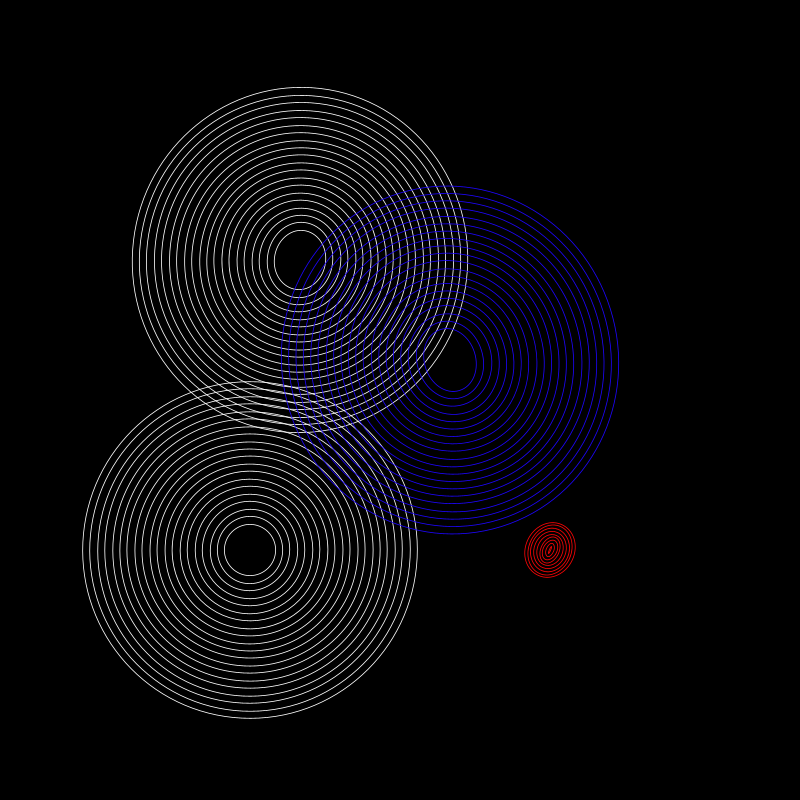
Frame 1 (no input)
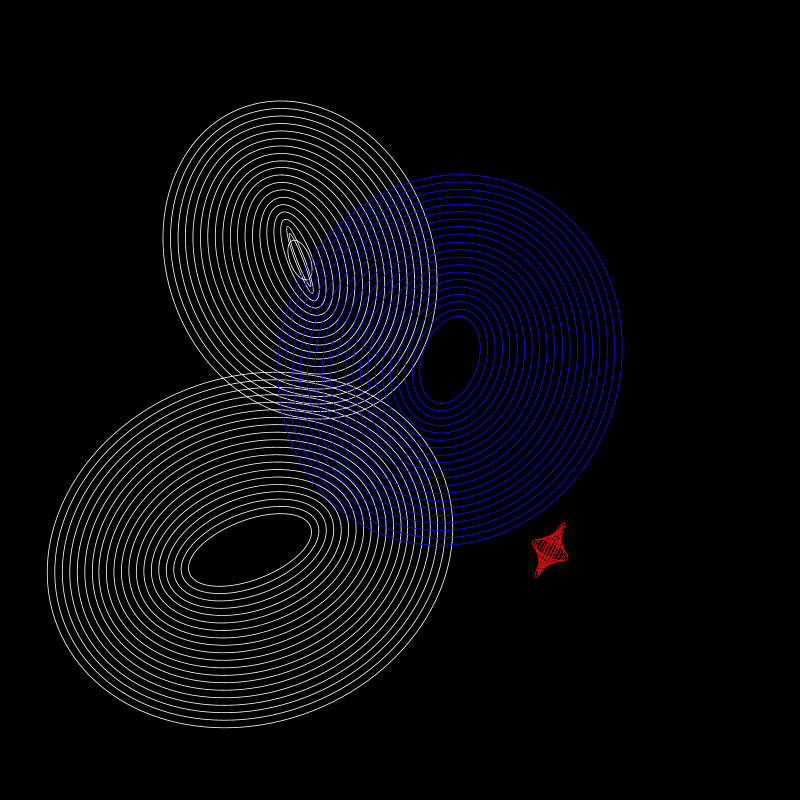
Frame 60 (the mouse pressed at the canvas centre just before this capture)
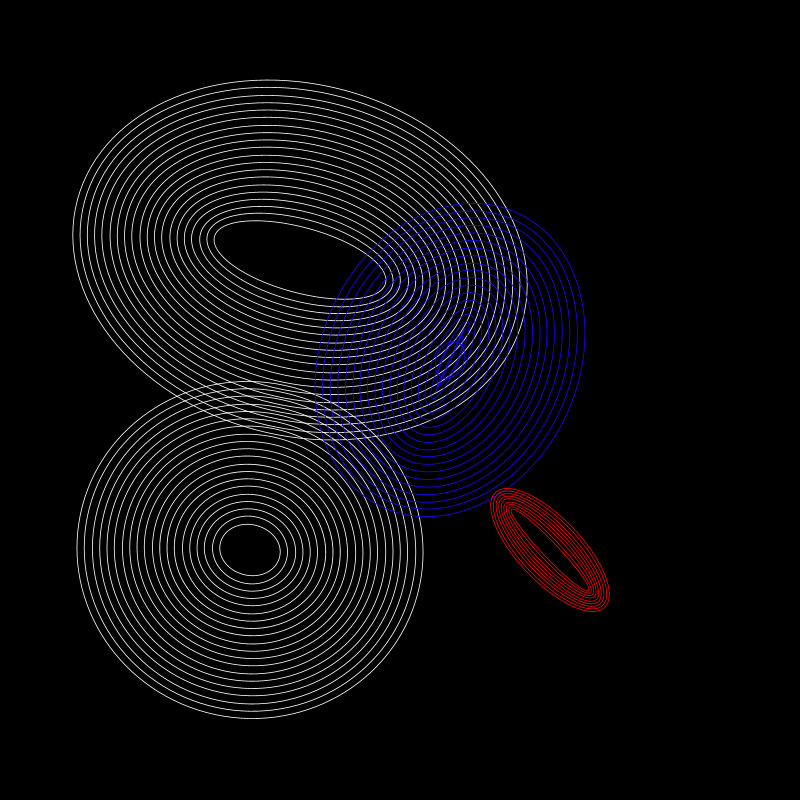
Frame 120 (the mouse held since frame 60 and released just before this capture)

The Processing sketch that drew these frames (run headless with seeded random() and noise(); from frame 60 on, the mouse is pressed at the canvas centre):

// Processing sketch: BoonenVictor_02
// ── BoonenVictor_02.pde

void setup() {
  background(0);
  size(800, 800);

  for (int x = 10; x < 600; x = x + 10) {
    stroke(255);
    strokeWeight(0.5);
    line(10, x, 590, x);
  }
  for (int y = 10; y < 600; y = y + 10) {
    stroke(255);
    strokeWeight(0.1);
    line(y, 10, y, 590);
  }
  //frameRate(10);
}

void draw() {
  //fill(0, 0, 0, 25);
  //rect(0, 0, width, height);
  background(0);

  circles(250, 550, 0.025, 10);
  circles(300, 260, 0.06, 20);
  circles2(450, 360, 0.05, 40);
  circles3(550, 550, 0.06, 20);
}


void circles(float _x, float _y, float _freq, float _ampl) {
  noFill();
  strokeWeight(0.8);
  pushMatrix();
  translate(_x, _y);
  rotate(radians(millis())*0.03);
  
  float s = sin(frameCount*_freq) * _ampl;
  for (int y = 50; y < 350; y = y + 15) { 
        stroke(255);
    ellipse(0, 0, y+s, y+s*8);
}
  popMatrix();
}
void circles2(float _x, float _y, float _freq, float _ampl) {
  noFill();
  strokeWeight(0.8);
  
  pushMatrix();
  translate(_x, _y);
  rotate(radians(millis())*-0.07);
  
  float s = sin(frameCount*_freq) * _ampl;
  for (int y = 50; y < 350; y = y + 15) { 
    stroke(#1D05FF);
    ellipse(0, 0, y+s, y+s*7);
}
  popMatrix();
}
void circles3(float _x, float _y, float _freq, float _ampl) {
  noFill();
  strokeWeight(0.8);
  
  pushMatrix();
  translate(_x, _y);
  rotate(radians(millis())*0.09);
  
  float s = sin(frameCount*_freq) * _ampl;
  for (int y = 0; y < 50; y = y + 6) { 
    stroke(#FF0505);
    ellipse(0, 0, y+s, y+s*7);
}
  popMatrix();
}
